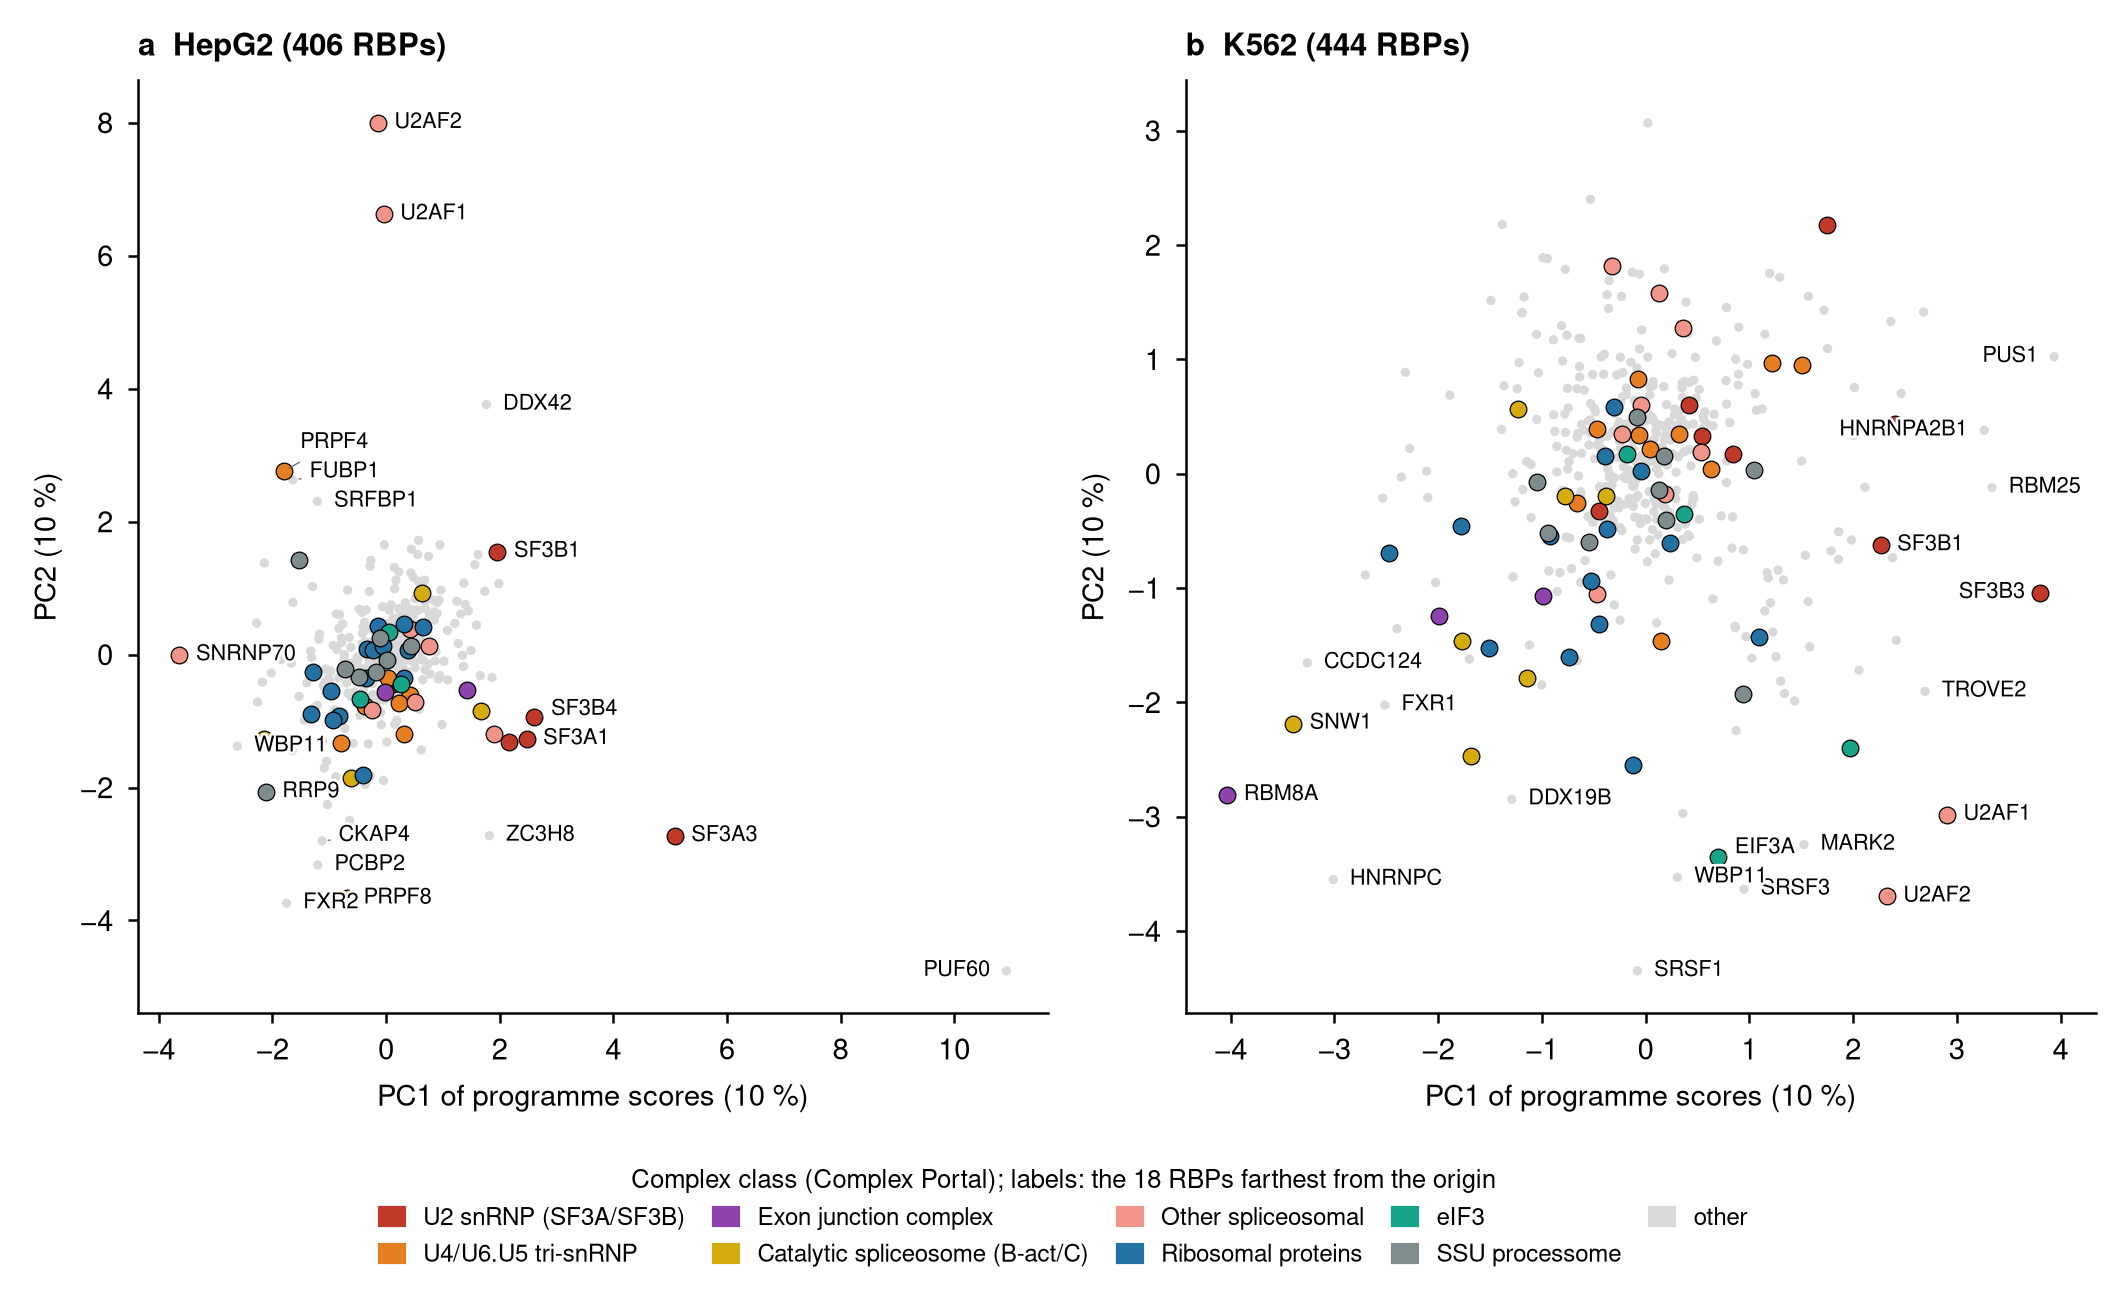

Write the Python code that produced this figure.
"""Two-dimensional map of RBPs in programme space: PCA (first two components) of the z-scored 10 programme scores per cell line
(13_model/programme/programme_scores_<cell>.tsv), coloured by complex class (Complex Portal, see _common.py)."""
from _common import *
cls = rbp_classes(); import matplotlib.patheffects as pe
fig, axes = plt.subplots(1, 2, figsize=(7.09, 4.3)); present = set(); labs = []
for ax, c in zip(axes, ("HepG2", "K562")):
    S = pd.read_csv(f"{PB}/13_model/programme/programme_scores_{c}.tsv", sep="\t", index_col=0); Z = ((S - S.mean()) / S.std(ddof=0)).values; U, s, Vt = np.linalg.svd(Z - Z.mean(0), full_matrices=False); XY = U[:, :2] * s[:2]; ve = s ** 2 / (s ** 2).sum()
    if XY[list(S.index).index("SF3B1"), 0] < 0: XY[:, 0] *= -1
    k = np.array([cls.get(t, "other") for t in S.index]); present |= set(k); o = k == "other"; ax.scatter(XY[o, 0], XY[o, 1], s=5, color=CLASS_COL["other"], edgecolor="none", zorder=1)
    for kk in CLASS_COL:
        if kk != "other" and (k == kk).any(): ax.scatter(XY[k == kk, 0], XY[k == kk, 1], s=16, color=CLASS_COL[kk], edgecolor="k", linewidth=0.3, zorder=3)
    d = np.sqrt((XY ** 2).sum(1)); lab = set(np.array(S.index)[np.argsort(-d)[:18]]) | {t for t in ("SF3B1", "U2AF1", "U2AF2") if t in S.index}
    labs.append((ax, [list(S.index).index(t) for t in lab], XY, list(S.index)))
    ax.set_xlabel(f"PC1 of programme scores ({ve[0] * 100:.0f} %)"); ax.set_ylabel(f"PC2 ({ve[1] * 100:.0f} %)"); ax.set_title(f"{'ab'[c == 'K562']}  {c} ({len(S)} RBPs)", loc="left", fontweight="bold", fontsize=7.5)
fig.tight_layout(rect=(0, 0.11, 1, 1))
from matplotlib.patches import Patch
fig.legend(handles=[Patch(color=CLASS_COL[c], label=c) for c in CLASS_COL if c in present], loc="lower center", ncol=5, fontsize=5.8, title="Complex class (Complex Portal); labels: the 18 RBPs farthest from the origin", title_fontsize=6.2, handlelength=1, columnspacing=1.2)
for ax, ii, XY, names in labs: repel_labels(ax, XY[ii, 0], XY[ii, 1], [names[i] for i in ii], pad=1.35, path_effects=[pe.withStroke(linewidth=1.3, foreground="w")])
save(fig, "fig_programme_map")
